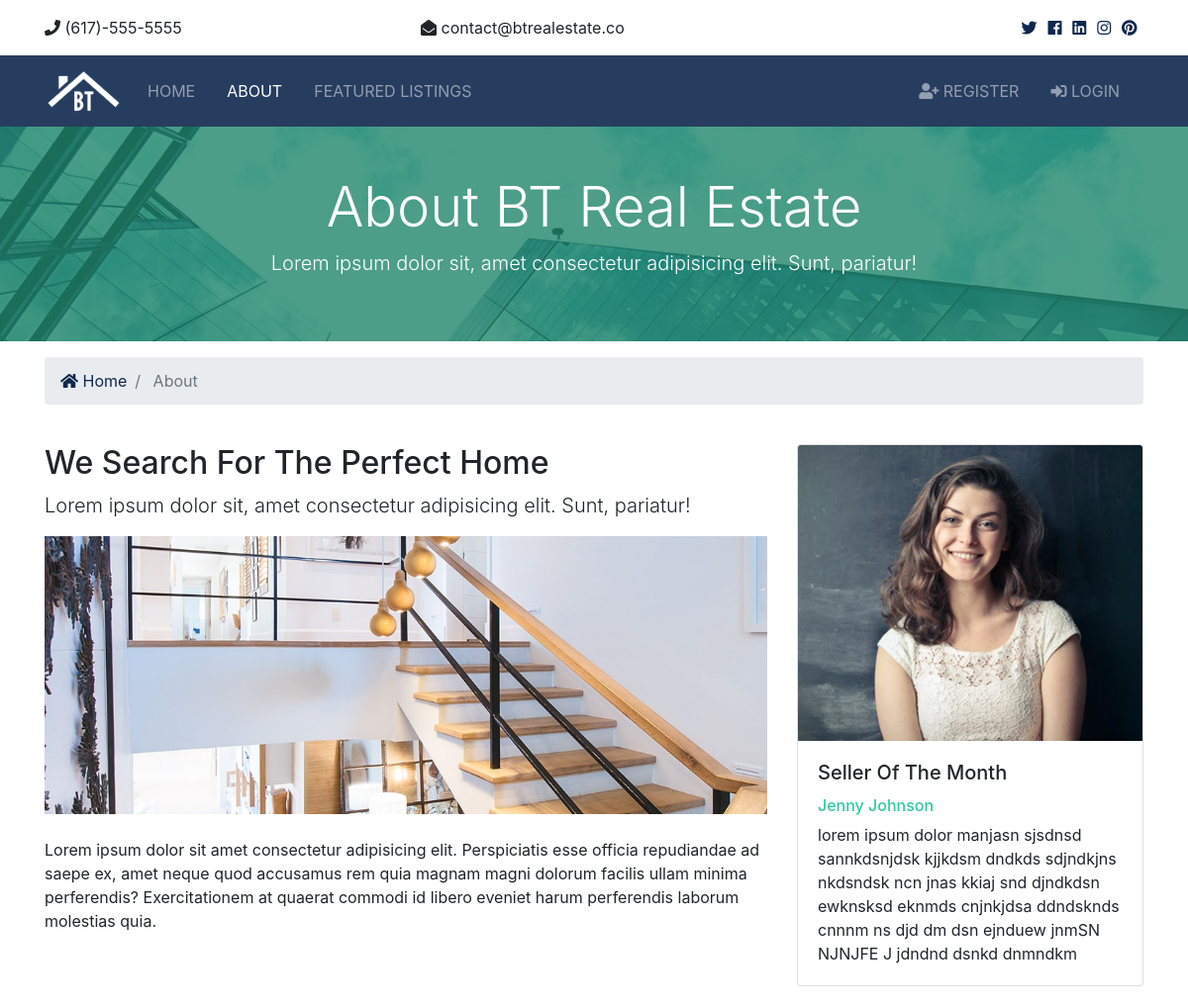
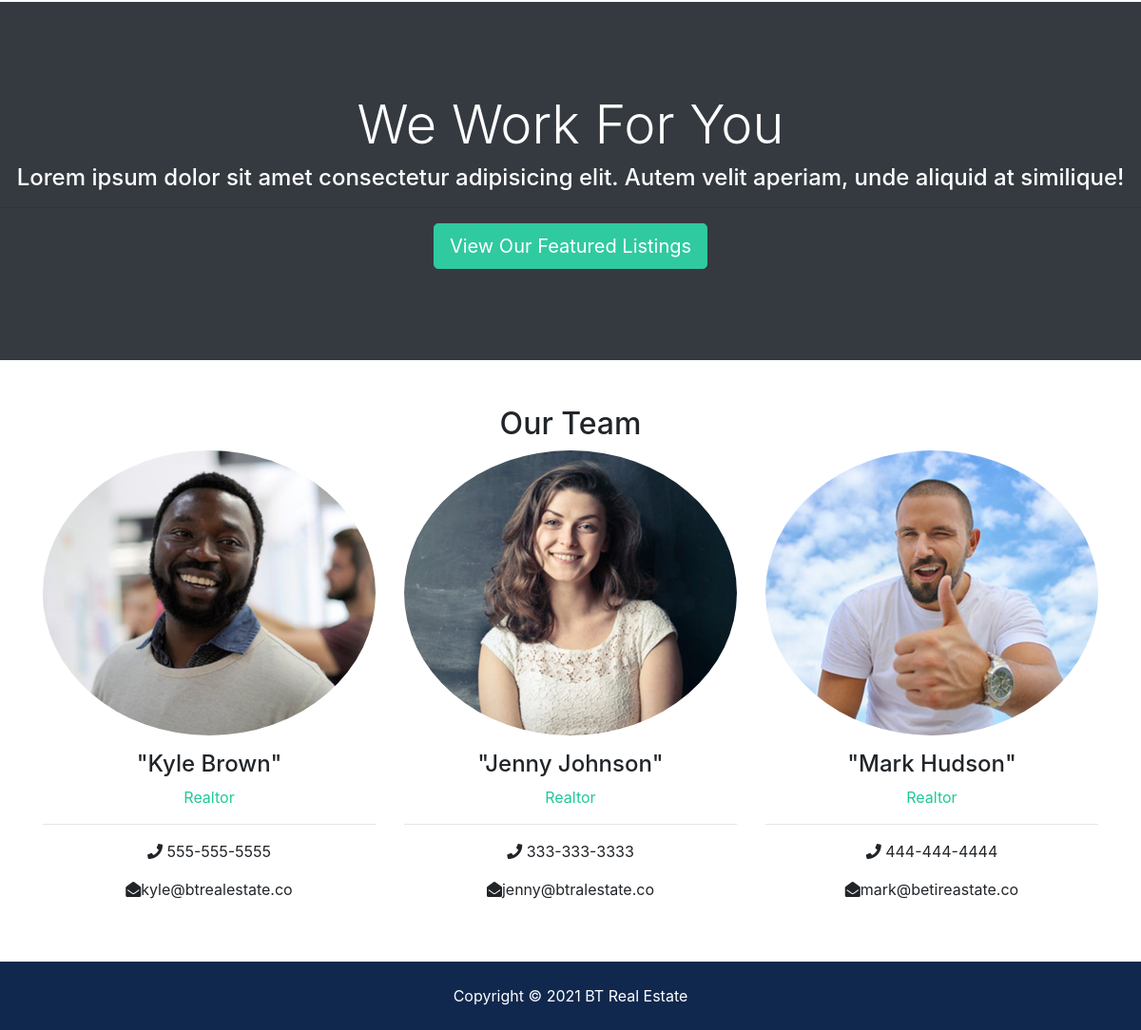
The page /about/ on the database its author committed (2 pictures, top to bottom).
### realtors/models.py (models this page shows, shortened)
class Realtor(models.Model):
	name = models.CharField(max_length=200)
	photo = models.ImageField(upload_to='photo/%Y/%m/%d')
	description = models.TextField(blank=True)
	phone = models.CharField(max_length=20)
	email = models.CharField(max_length=20)
	is_mvp = models.BooleanField(default=False)
	hire_date = models.DateTimeField(default=datetime.now, blank=True)

### pages/views.py (the view)
# urls.py: path('about/',views.about, name='about')
def about(request):
	realtors = Realtor.objects.order_by('-hire_date')
	mvp_realtors = Realtor.objects.all().filter(is_mvp=True)
	context = {
 		'realtors': realtors,
	 	'mvp_realtors': mvp_realtors
 	}
	return render(request, 'pages/about.html', context)

### templates/pages/about.html (shortened to what this page needs)
{% extends 'base.html' %}
{% load static %}
{% block content %}
  <section id="showcase-inner" class="py-5 text-white">
    <div class="container">
      <div class="row text-center">
        <div class="col-md-12">
          <h1 class="display-4">About BT Real Estate</h1>
          <p class="lead">Lorem ipsum dolor sit, amet consectetur adipisicing elit. Sunt, pariatur!</p>
        </div>
      </div>
    </div>
  </section>
  <section id="bc" class="mt-3">
    <div class="container">
      <nav aria-label="breadcrumb">
        <ol class="breadcrumb">
          <li class="breadcrumb-item">
            <a href="{% url 'index' %}">
              <i class="fas fa-home"></i> Home</a>
          </li>
          <li class="breadcrumb-item active"> About</li>
        </ol>
      </nav>
    </div>
  </section>
  <section id="about" class="py-4">
    <div class="container">
      <div class="row">
        <div class="col-md-8">
          <h2>We Search For The Perfect Home</h2>
          <p class="lead">Lorem ipsum dolor sit, amet consectetur adipisicing elit. Sunt, pariatur!</p>
          <img src="{% static 'img/about.jpg' %}" alt="">
          <p class="mt-4">Lorem ipsum dolor sit amet consectetur adipisicing elit. Perspiciatis esse officia repudiandae ad saepe ex, amet
            neque quod accusamus rem quia magnam magni dolorum facilis ullam minima perferendis? Exercitationem at quaerat
            commodi id libero eveniet harum perferendis laborum molestias quia.</p>
        </div>
        <div class="col-md-4">
          {% if mvp_realtors %}
            {% for realtor in mvp_realtors %}
              <div class="card">
                <img class="card-img-top" src="{{ realtor.photo.url }}" alt="Seller of the month">
                <div class="card-body">
                  <h5 class="card-title">Seller Of The Month</h5>
                  <h6 class="text-secondary">{{ realtor.name }}</h6>
                  <p class="card-text">{{ realtor.description }}
                  </p>
                </div>
              </div>
            {% endfor %}
          {% endif %}
        </div>
      </div>
    </div>
  </section>
  <section id="work" class="bg-dark text-white text-center">
    <h2 class="display-4">We Work For You</h2>
    <h4>Lorem ipsum dolor sit amet consectetur adipisicing elit. Autem velit aperiam, unde aliquid at similique!</h4>
    <hr>
    <a href="listings.html" class="btn btn-secondary text-white btn-lg">View Our Featured Listings</a>
  </section>
  <section id="team" class="py-5">
    <div class="container">
      <h2 class="text-center">Our Team</h2>
      <div class="row text-center">
        {% if realtors %}
          {% for realtor in realtors %}
            <div class="col-md-4">
              <img src="{{ realtor.photo.url }}" alt="" class="rounded-circle mb-3">
              <h4>"{{realtor.name}}"</h4>
              <p class="text-success">Realtor</p>
              <hr>
              <p>
                <i class="fas fa-phone"></i> {{ realtor.phone }}</p>
              <p>
                <i class="fas fa-envelope-open"></i>{{ realtor.email }}</p>
            </div>
          {% endfor %}
          {% else %}
            <div class="col-md-12">
              <p>No Realtors Available</p>
            </div>
        {% endif %}
      </div>
    </div>
  </section>
{% endblock %}

### btre/static/css/all.css (style rules this page uses)
.fa, .fas, .far, .fal, .fab { -moz-osx-font-smoothing: grayscale; -webkit-font-smoothing: antialiased; display: inline-block; font-style: normal; font-variant: normal; text-rendering: auto; line-height: 1; }
.fa-envelope-open:before { content: "\f2b6"; }
.fa-home:before { content: "\f015"; }
.fa-phone:before { content: "\f095"; }
.fa, .fas { font-family: 'Font Awesome 5 Free'; font-weight: 900; }

### btre/static/css/style.css (style rules this page uses)
.btn-secondary { color: #fff !important; }
img { width: 100%; }
#showcase-inner { background: url("../img/building.jpg") no-repeat top center fixed; position: relative; overflow: hidden; min-height: 200px; }
#showcase-inner::before { content: ''; position: absolute; top: 0; left: 0; min-height: 100%; width: 100%; background: rgba(32, 134, 107, 0.8); }
#work { padding: 6rem 0; }

### rows shown on the page
Realtor: photo (picture), name "Jenny Johnson", description "lorem ipsum dolor manjasn sjsdnsd sannkdsnjdsk kjjkdsm dndkds sdjndkjns nkdsndsk ncn jnas kkiaj snd djndkdsn ewknsksd eknmds cnjnkjdsa ddndsknds cnnnm ns djd dm dsn ejnduew jnmSN NJNJFE J jdndnd dsnkd dnmndkm", phone "333-333-3333", email "jenny@btralestate.co"
Realtor: photo (picture), name "Kyle Brown", phone "555-555-5555", email "kyle@btrealestate.co"
Realtor: photo (picture), name "Mark Hudson", phone "444-444-4444", email "mark@betireastate.co"
